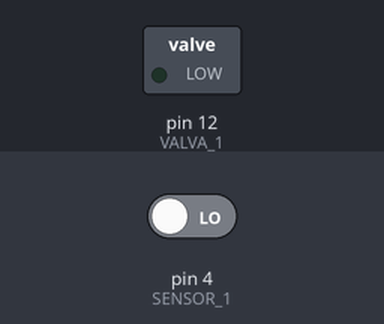
A sketch run on a simulated Arduino Uno, built with avr-gcc and run on an emulated ATmega328P. Shown: switched loads named in the sketch (green lamp = pin HIGH). The test bench sets the inputs (shaded band); at power-on: pin 4 (SENSOR_1) LOW.

Above: at 4.8 s.
4.9 s: pin 4 (SENSOR_1) driven HIGH
At 6.7 s:
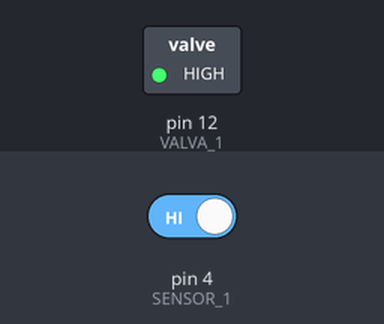
Timing chart, 0 to 8.2 s (numbered marks = the images above; inputs shaded):
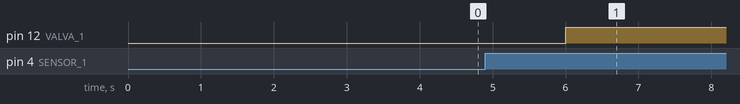

The sketch:

birraneitor2.ino
```cpp
/* ACA EMPIEZA LA DEFINICION DE VARIABLES Y CONSTANTES */
#define VALVA_1             12     //salida - valvula de llenado olla de licor
#define SENSOR_1             4      //entrada - sensor de llenado en olla de licor (puede ser un switch o un sensor )

#define TIEMPO_ESPERA     5000 //5 segundos

/* ==== Setup - Configuracion ==== */
void setup() {
  pinMode(VALVA_1,OUTPUT);
  pinMode(SENSOR_1,INPUT);
}
/* ==== END Setup ==== */

/* ==== Loop - Codigo que se repite==== */
void loop() {
  /* Hace mientras sensor1 este apagado cada 5 segundos */
 int encendido = digitalRead(SENSOR_1);
  if (encendido > 0){
    digitalWrite(VALVA_1, HIGH);  //abre valvula de llenado

  }


  delay(2000);
}
/* ==== End Loop ==== */
```

Measured:
- after the input at 4.9 s, pin 12 (VALVA_1): LOW → HIGH after 1.1 s
